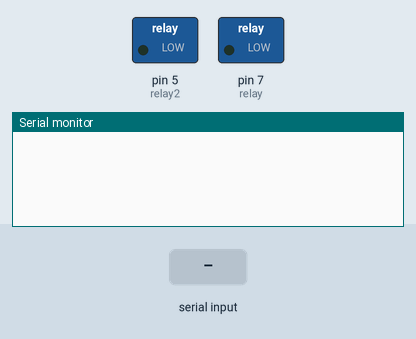
Recording of a sketch running on a simulated Arduino Uno, built with avr-gcc and run on an emulated ATmega328P. Parts: switched loads named in the sketch (green lamp = pin HIGH), the last lines printed to the serial monitor. The test bench sets the inputs (shaded band).

Above: at 1.2 s.
1.3 s: "0\n" received over Serial
At 1.7 s:
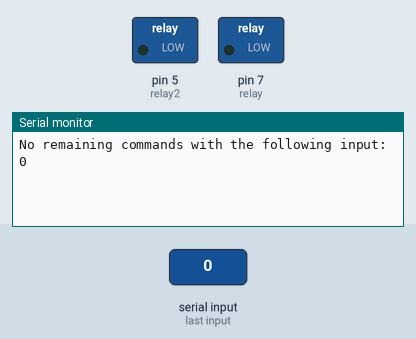
2.8 s: "90|45\n" received over Serial
At 4.0 s:
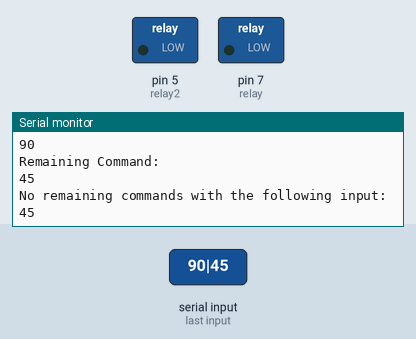
4.3 s: "A90\n" received over Serial
At 5.3 s:
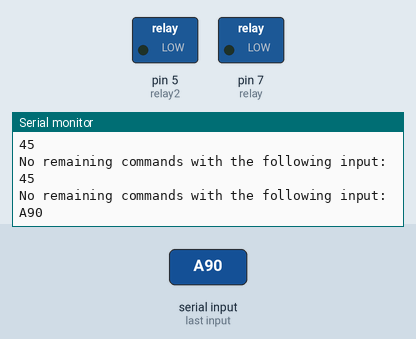
Timing chart, 0 to 7.3 s (numbered marks = the images above; inputs shaded):
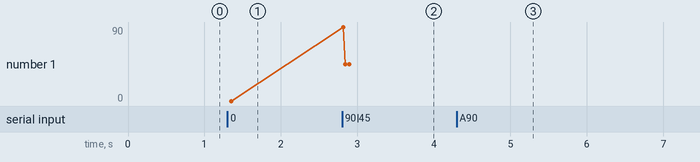

The sketch:

vortextRelayControl.ino
```cpp
//Defining relay variables according to the pins they are connected to

int relay=7;
int relay2=5;
bool relay1State=false;
bool relay2State=false;
String commandString="";
String stateString="";

void setup()
{
    Serial.begin(9600);
    pinMode(relay, OUTPUT);
    pinMode(relay2,OUTPUT);
    //Turn all Relay Off as soon as you power up
    digitalWrite(relay,LOW);
    digitalWrite(relay2,LOW);
}

void updateRelay1(bool powerState){
  if(powerState)
    digitalWrite(relay,HIGH);
  else
    digitalWrite(relay,LOW);
}

void updateRelay2(bool powerState){
  if(powerState)
    digitalWrite(relay2,HIGH);
  else
    digitalWrite(relay2,LOW);
}

void loop() {
  String commandString=Serial.readStringUntil('\n');
  if(commandString.length()>0){
    int index=0;
    String inputString="";
    do{
      index=commandString.indexOf('|');
      if(index==-1){
        inputString=commandString;
        Serial.println("No remaining commands with the following input:");
        Serial.println(inputString);
      }
      else{
        inputString=commandString.substring(0,index);
        commandString=commandString.substring(index+1);
        Serial.println("Input:");
        Serial.println(inputString);
        Serial.println("Remaining Command:");
        Serial.println(commandString);
      }
      char command=inputString.charAt(0);

      switch(command){
        case 'A':
          stateString=inputString.substring(1);
          if(stateString=="0"){
            relay1State=false;
            updateRelay1(relay1State);
          }
          else if(stateString=="1")
          {
            relay1State=true;
            updateRelay1(relay1State);
          }
          break;
        case 'B':
          stateString=inputString.substring(1);
          if(stateString=="0"){
            relay2State=false;
            updateRelay2(relay2State);
          }
          else if(stateString=="1")
          {
            relay2State=true;
            updateRelay2(relay2State);
          }
          break;

        case 'W':
          delay(inputString.substring(1).toInt());
          break;
      }
    }while(index!=-1);
  }
  updateRelay1(relay1State);
  updateRelay2(relay2State);
}
```

Measured:
- after the input at 1.3 s, the serial monitor: prints a new line at once (image 1)
- after the input at 2.8 s, the serial monitor: prints a new line at once (image 2)
- after the input at 4.3 s, the serial monitor: prints a new line after 0.06 s (image 3)
- plotted number 1: 0 → 45 after the input at 2.8 s
